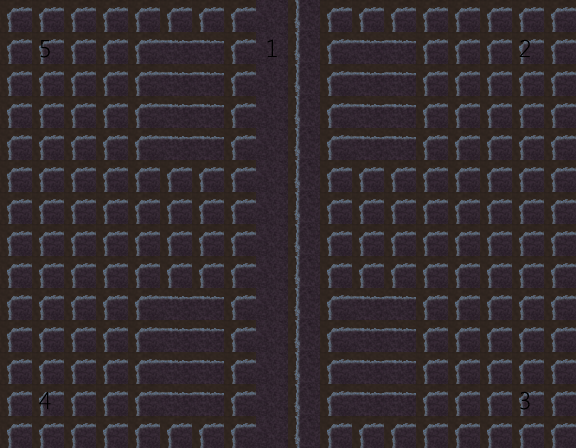

This is a level from a 2D game, rendered from its Tiled map with the project's own tilesets. A one-line summary and the complete map file follow:
An orthogonal 18x14 tile map with 32x32 px tiles, 2 tile layers (Tile Layer 1, Entity Layer), 2 tilesets.

<map version="1.0" orientation="orthogonal" width="18" height="14" tilewidth="32" tileheight="32">
 <tileset firstgid="1" name="tilesheet" tilewidth="32" tileheight="32">
  <image source="../images/tilesheet.png" width="256" height="128" />
 </tileset>
 <tileset firstgid="33" name="entitysheet" tilewidth="32" tileheight="32">
  <image source="../images/entitysheet.png" width="256" height="128" />
 </tileset>
 <layer name="Tile Layer 1" width="18" height="14">
  <data encoding="csv">
1,1,1,1,1,1,1,1,11,13,1,1,1,1,1,1,1,1,
1,1,1,1,1,2,2,1,11,13,1,2,2,1,1,1,1,1,
1,1,1,1,1,2,2,1,11,13,1,2,2,1,1,1,1,1,
1,1,1,1,1,2,2,1,11,13,1,2,2,1,1,1,1,1,
1,1,1,1,1,2,2,1,11,13,1,2,2,1,1,1,1,1,
1,1,1,1,1,1,1,1,11,13,1,1,1,1,1,1,1,1,
1,1,1,1,1,1,1,1,11,13,1,1,1,1,1,1,1,1,
1,1,1,1,1,1,1,1,11,13,1,1,1,1,1,1,1,1,
1,1,1,1,1,1,1,1,11,13,1,1,1,1,1,1,1,1,
1,1,1,1,1,2,2,1,11,13,1,2,2,1,1,1,1,1,
1,1,1,1,1,2,2,1,11,13,1,2,2,1,1,1,1,1,
1,1,1,1,1,2,2,1,11,13,1,2,2,1,1,1,1,1,
1,1,1,1,1,2,2,1,11,13,1,2,2,1,1,1,1,1,
1,1,1,1,1,1,1,1,11,13,1,1,1,1,1,1,1,1
</data>
 </layer>
 <layer name="Entity Layer" width="18" height="14">
  <data encoding="csv">
0,0,0,0,0,0,0,0,41,0,0,0,0,0,0,0,0,0,
0,37,0,0,0,0,0,0,33,0,0,0,0,0,0,0,34,0,
44,0,0,0,0,0,0,0,0,0,0,0,0,0,0,0,0,42,
0,0,0,0,0,0,0,0,0,0,0,0,0,0,0,0,0,0,
0,0,0,0,0,0,0,0,0,0,0,0,0,0,0,0,0,0,
0,0,0,0,0,0,0,0,0,0,0,0,0,0,0,0,0,0,
0,0,0,0,0,0,0,0,0,0,0,0,0,0,0,0,0,0,
0,0,0,0,0,0,0,0,0,0,0,0,0,0,0,0,0,0,
0,0,0,0,0,0,0,0,0,0,0,0,0,0,0,0,0,0,
0,0,0,0,0,0,0,0,0,0,0,0,0,0,0,0,0,0,
0,0,0,0,0,0,0,0,0,0,0,0,0,0,0,0,0,0,
0,0,0,0,0,0,0,0,0,0,0,0,0,0,0,0,0,0,
0,36,0,0,0,0,0,0,0,0,0,0,0,0,0,0,35,0,
0,0,0,0,0,0,0,0,0,0,0,0,0,0,0,0,0,0
</data>
 </layer>
</map>